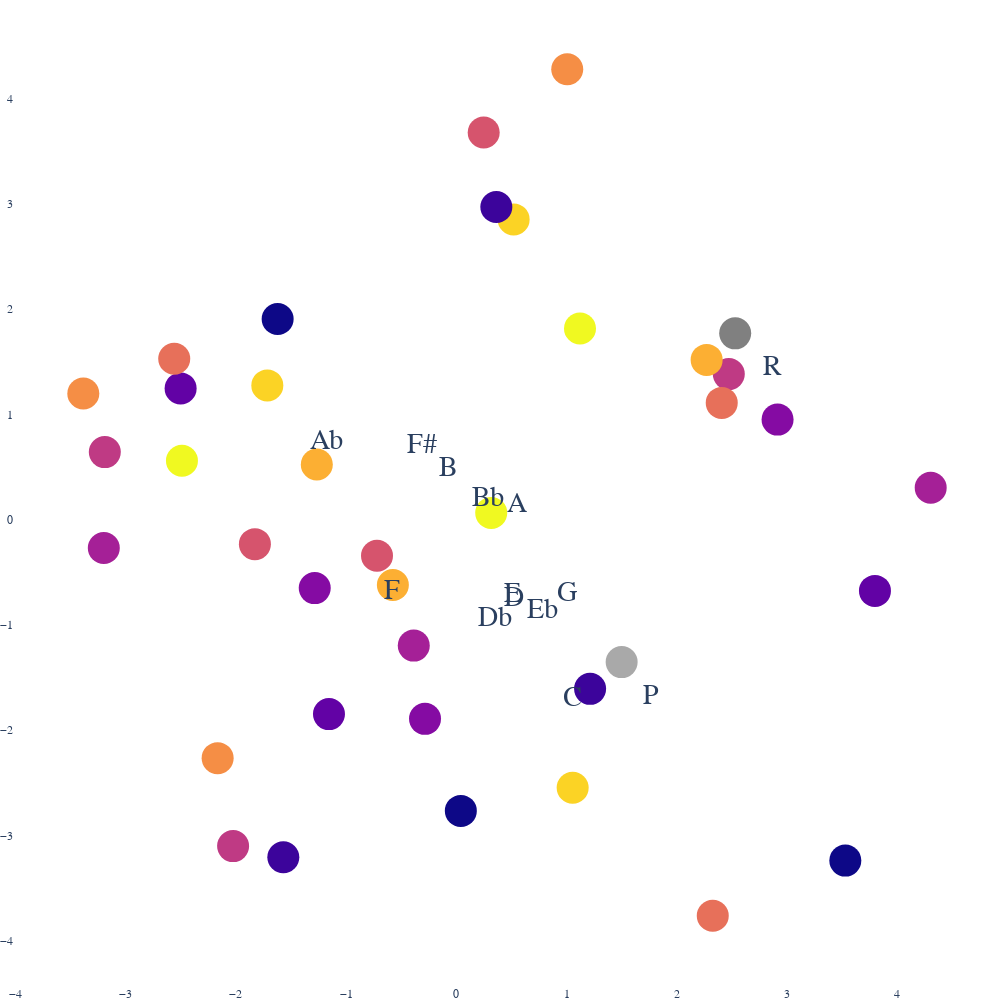

This figure's notebook cell:
### Code cell
rng = range(48, 84)
octaves = len(rng) // 12

user_input = list(rng) + [128, 129]

opacity = list(np.repeat(1, 12*octaves)) + list(np.repeat(1, 2)) + list(np.repeat(0, 12))

# labels = ['C3' ,'Db3', 'D3', 'Eb3', 'E3', 'F3', 'F#3', 'G3', 'Ab3', 'A3', 'Bb3', 'B3'] +\
#          ['C4' ,'Db4', 'D4', 'Eb4', 'E4', 'F4', 'F#4', 'G4', 'Ab4', 'A4', 'Bb4', 'B4'] +\
#          ['C5' ,'Db5', 'D5', 'Eb5', 'E5', 'F5', 'F#5', 'G5', 'Ab5', 'A5', 'Bb5', 'B5'] +\
#          ['R', 'P'] + \
#          ['C' ,'Db', 'D', 'Eb', 'E', 'F', 'F#', 'G', 'Ab', 'A', 'Bb', 'B']

labels =  list(np.repeat("", 12*octaves)) + \
         [' R', 'P'] + \
         ['  C' ,'Db', '   D', 'Eb', 'E', ' F', '  F#', 'G', 'Ab', '  A', 'Bb', 'B']

colors = [(i % 12)*3 for i in range(12*octaves)] + ['grey', 'darkgrey'] + [(i % 12)*3 for i in range(12)]
# colors = user_input[:-2] + ['grey', 'darkgrey']


display_pca_scatterplot(model.pitch_encoder, user_input, labels, opacity, colors, 
                        fontsize=28, markersize=32, textposition='bottom right', cam=(0,0,0), dims=2, avg=True)

### Figure 1 — Plotly figure (JSON) as saved in the notebook; plotly's stock layout.template omitted (floating-point values rounded to 4 significant figures)
{"data": [{"marker": {"color": [0, 3, 6, 9, 12, 15, 18, 21, 24, 27, 30, 33, 0, 3, 6, 9, 12, 15, 18, 21, 24, 27, 30, 33, 0, 3, 6, 9, 12, 15, 18, 21, 24, 27, 30, 33, "grey", "darkgrey", 0, 3, 6, 9, 12, 15, 18, 21, 24, 27, 30, 33], "opacity": [1, 1, 1, 1, 1, 1, 1, 1, 1, 1, 1, 1, 1, 1, 1, 1, 1, 1, 1, 1, 1, 1, 1, 1, 1, 1, 1, 1, 1, 1, 1, 1, 1, 1, 1, 1, 1, 1, 0, 0, 0, 0, 0, 0, 0, 0, 0, 0, 0, 0], "size": 32}, "mode": "markers+text", "text": ["", "", "", "", "", "", "", "", "", "", "", "", "", "", "", "", "", "", "", "", "", "", "", "", "", "", "", "", "", "", "", "", "", "", "", "", " R", "P", "  C", "Db", "   D", "Eb", "E", " F", "  F#", "G", "Ab", "  A", "Bb", "B"], "textfont": {"size": 28}, "textposition": "bottom right", "type": "scatter", "x": [0.04042, -1.57, -1.156, -0.2847, -3.199, -2.026, -0.7204, 2.326, -2.166, -0.5763, 1.055, 0.316, 3.529, 1.213, 3.798, 2.914, 4.304, 2.472, 0.2477, 2.408, 1.006, 2.271, 0.5194, 1.122, -1.622, 0.3625, -2.502, -1.285, -0.3867, -3.19, -1.828, -2.56, -3.385, -1.267, -1.716, -2.49, 2.53, 1.5, 0.6492, 0.001743, 0.04653, 0.4481, 0.2393, -0.9149, -0.767, 0.7246, -1.515, 0.1426, -0.04707, -0.3509], "y": [-2.768, -3.209, -1.848, -1.893, -0.2689, -3.102, -0.3429, -3.765, -2.267, -0.6213, -2.548, 0.06439, -3.24, -1.608, -0.6769, 0.951, 0.3028, 1.384, 3.68, 1.11, 4.281, 1.518, 2.854, 1.816, 1.907, 2.972, 1.247, -0.6503, -1.197, 0.6425, -0.2326, 1.53, 1.199, 0.5249, 1.276, 0.5602, 1.771, -1.354, -1.367, -0.6149, -0.4258, -0.5309, -0.3876, -0.3587, 1.035, -0.375, 1.071, 0.474, 0.5273, 0.8137]}], "layout": {"autosize": false, "font": {"family": "Courier New", "size": 12}, "height": 1000, "legend": {"font": {"color": "black", "family": "Courier New", "size": 20}, "x": 1, "y": 0.5}, "margin": {"b": 0, "l": 0, "r": 0, "t": 0}, "paper_bgcolor": "rgba(0,0,0,0)", "plot_bgcolor": "rgba(0,0,0,0)", "scene": {"camera": {"eye": {"x": 0, "y": 0, "z": 0}}}, "showlegend": false, "width": 1000}}
